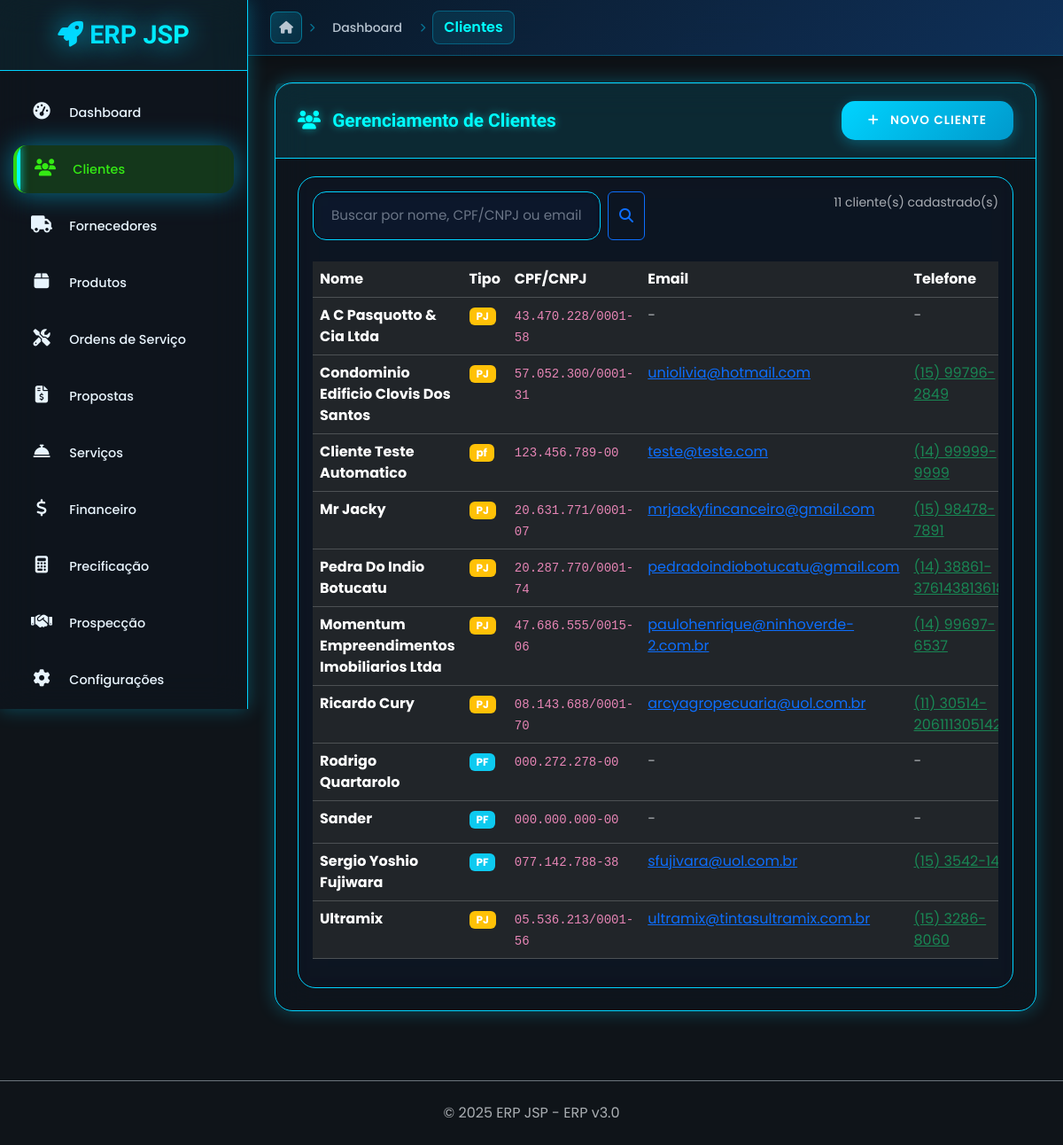
Page /cliente/listar on the earlier database version.
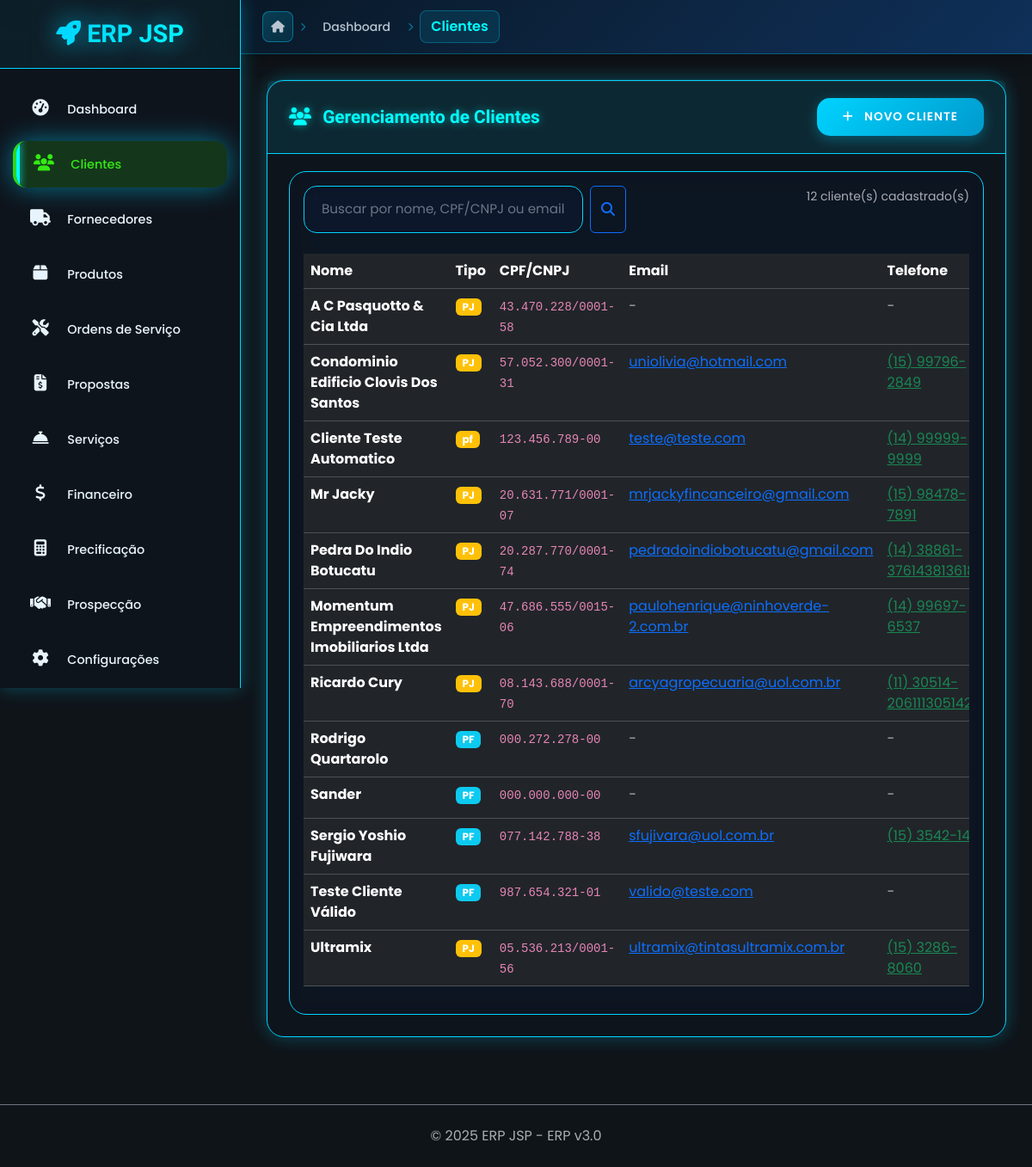
Same page on the later database version.
### app/cliente/cliente_model.py (models this page shows, shortened)
class Cliente(BaseModel):
    __tablename__ = 'clientes'
    nome = db.Column(db.String(150), nullable=False, index=True)
    nome_fantasia = db.Column(db.String(150), index=True)  # Para PJ
    razao_social = db.Column(db.String(200))  # Para PJ
    tipo = db.Column(db.String(20), nullable=False, default='PF')  # PF ou PJ
    cpf_cnpj = db.Column(db.String(20), unique=True, index=True)
    rg_ie = db.Column(db.String(20))
    im = db.Column(db.String(20))  # Inscrição Municipal
    email = db.Column(db.String(150), index=True)
    email_financeiro = db.Column(db.String(150))  # Email específico para cobrança
    telefone = db.Column(db.String(20))
    celular = db.Column(db.String(20))
    whatsapp = db.Column(db.String(20))
    site = db.Column(db.String(200))
    contato_nome = db.Column(db.String(100))  # Nome do responsável
    contato_cargo = db.Column(db.String(100))  # Cargo do responsável
    contato_telefone = db.Column(db.String(20))
    contato_email = db.Column(db.String(150))
    cep = db.Column(db.String(10))
    endereco = db.Column(db.String(200))
    numero = db.Column(db.String(20))
    complemento = db.Column(db.String(100))
    bairro = db.Column(db.String(100))
    cidade = db.Column(db.String(100))
    estado = db.Column(db.String(2))
    pais = db.Column(db.String(50), default='Brasil')
    segmento = db.Column(db.String(100))  # Setor de atuação
    porte_empresa = db.Column(db.String(20))  # MEI, ME, EPP, Grande
    origem = db.Column(db.String(50))  # Como conheceu a empresa
    classificacao = db.Column(db.String(20), default='A')  # A, B, C (qualidade)
    limite_credito = db.Column(db.Numeric(10, 2), default=0)
    forma_pagamento_padrao = db.Column(db.String(50))
    prazo_pagamento_padrao = db.Column(db.Integer, default=30)  # dias
    desconto_padrao = db.Column(db.Numeric(5, 2), default=0)  # %
    data_nascimento = db.Column(db.Date)  # Para PF
    data_fundacao = db.Column(db.Date)  # Para PJ
    genero = db.Column(db.String(20))  # Para PF
    estado_civil = db.Column(db.String(20))  # Para PF
    profissao = db.Column(db.String(100))  # Para PF
    observacoes = db.Column(db.Text)
    observacoes_internas = db.Column(db.Text)  # Não visível em relatórios
    status = db.Column(db.String(20), default='ativo')  # ativo, inativo, bloqueado
    motivo_bloqueio = db.Column(db.String(200))
    @property
    def nome_display(self):
        if self.tipo == 'PJ' and self.nome_fantasia:
            return self.nome_fantasia.title()
        return self.nome.title() if self.nome else ''
    @property
    def documento_formatado(self):
        if not self.cpf_cnpj:
            return ''
        doc = ''.join(filter(str.isdigit, self.cpf_cnpj))
        if len(doc) == 11:  # CPF
            return f'{doc[:3]}.{doc[3:6]}.{doc[6:9]}-{doc[9:]}'
        elif len(doc) == 14:  # CNPJ
            return f'{doc[:2]}.{doc[2:5]}.{doc[5:8]}/{doc[8:12]}-{doc[12:]}'
        return self.cpf_cnpj

### app/cliente/cliente_routes.py (the view)
@cliente_bp.route('/')
@cliente_bp.route('/listar')
def listar():
    busca = request.args.get('busca', '').strip()
    if busca:
        clientes = Cliente.query.filter(
            db.or_(
                Cliente.nome.ilike(f'%{busca}%'),
                Cliente.cpf_cnpj.ilike(f'%{busca}%')
            ),
            Cliente.ativo == True
        ).order_by(Cliente.nome).all()
    else:
        clientes = Cliente.query.filter_by(ativo=True).order_by(Cliente.nome).all()
    cliente11_na_lista = any(c.id == 11 for c in clientes)
    print(f"DEBUG LISTAGEM: {len(clientes)} clientes encontrados")
    print(f"DEBUG: Cliente 11 na lista: {cliente11_na_lista}")
    if not cliente11_na_lista:
        cliente11_direto = Cliente.query.filter_by(id=11).first()
        if cliente11_direto:
            print(f"DEBUG: Cliente 11 existe no banco - Nome: {cliente11_direto.nome}, Ativo: {cliente11_direto.ativo}")
    return render_template('cliente/listar.html', clientes=clientes, busca=busca)

### app/auth/auth_routes.py (called while the page is built)
@auth_bp.app_context_processor
def inject_auth_vars():
    return {
        'current_user': current_user,
        'is_authenticated': current_user.is_authenticated if current_user else False
    }

### app/cliente/templates/cliente/listar.html (shortened to what the changed rows need)
{% extends "base.html" %}
{% block content %}
<div class="row">
    <div class="col-12">
        <div class="card">
            <div class="card-body">
                <div class="row mb-4">
                    <div class="col-md-6 text-end">
                        <small class="text-muted">
                            {% if busca %}
                                {{ clientes|length }} cliente(s) encontrado(s) para "{{ busca }}"
                            {% else %}
                                {{ clientes|length }} cliente(s) cadastrado(s)
                            {% endif %}
                        </small>
                    </div>
                </div>
                {% if clientes %}
                <div class="table-responsive">
                    <table class="table table-dark table-hover">
                        <thead>
                            <tr>
                                <th>Nome</th>
                                <th>Tipo</th>
                                <th>CPF/CNPJ</th>
                                <th>Email</th>
                                <th>Telefone</th>
                            </tr>
                        </thead>
                        <tbody>
                            {% for cliente in clientes %}
                            <tr>
                                <td>
                                    <strong>{{ cliente.nome_display }}</strong>
                                </td>
                                <td>
                                    <span class="badge bg-{{ 'info' if cliente.tipo == 'PF' else 'warning' }}">
                                        {{ cliente.tipo }}
                                    </span>
                                </td>
                                <td>
                                    <code>{{ cliente.documento_formatado or '-' }}</code>
                                </td>
                                <td>
                                    {% if cliente.email %}
                                        <a href="mailto:{{ cliente.email }}" class="text-primary">
                                            {{ cliente.email }}
                                        </a>
                                    {% else %}
                                        <span class="text-muted">-</span>
                                    {% endif %}
                                </td>
                                <td>
                                    {% if cliente.celular %}
                                        <a href="tel:{{ cliente.celular }}" class="text-success">
                                            {{ cliente.celular }}
                                        </a>
                                    {% elif cliente.telefone %}
                                        <a href="tel:{{ cliente.telefone }}" class="text-success">
                                            {{ cliente.telefone }}
                                        </a>
                                    {% else %}
                                        <span class="text-muted">-</span>
                                    {% endif %}
                                </td>
                            </tr>
                            {% endfor %}
                        </tbody>
                    </table>
                </div>
                {% endif %}
            </div>
        </div>
    </div>
</div>
{% endblock %}

Differences in the rows shown:
now on this page (row edited): Cliente: nome_display "Teste Cliente Válido", tipo "PF", cpf_cnpj "987.654.321-01", email "valido@teste.com"
Other differences:
{{ clientes|length }}: "11" → "12"
